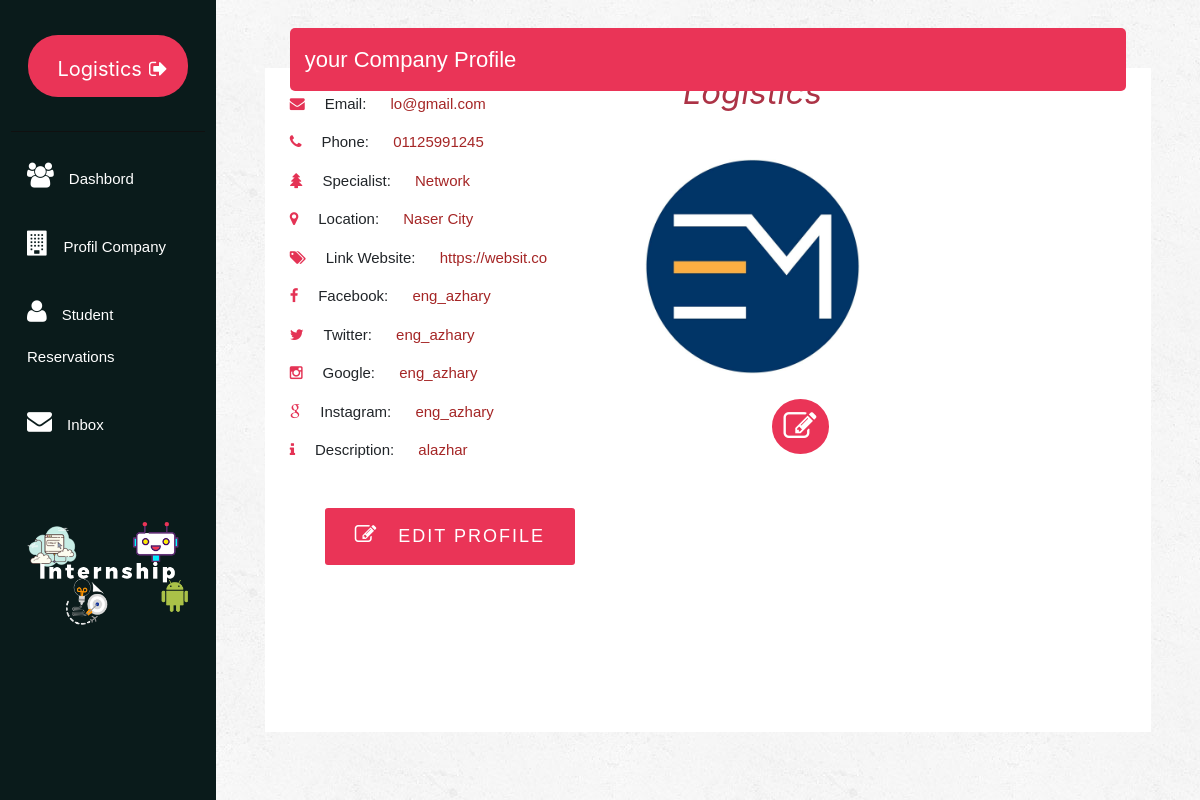
Page /Admin/profile.php (signed in) on the committed database.
### tables this page shows
CREATE TABLE `company` (
  `id` int(11) NOT NULL,
  `name` varchar(50) DEFAULT NULL,
  `password` varchar(50) DEFAULT NULL,
  `repassword` varchar(50) DEFAULT NULL,
  `email` varchar(50) DEFAULT NULL,
  `facebook` varchar(50) DEFAULT NULL,
  `twiter` varchar(50) DEFAULT NULL,
  `instgram` varchar(50) DEFAULT NULL,
  `google` varchar(50) DEFAULT NULL,
  `phone` varchar(50) DEFAULT NULL,
  `map` varchar(250) DEFAULT NULL,
  `website` varchar(50) DEFAULT NULL,
  `com_des` varchar(50) DEFAULT NULL,
  `com_image` varchar(70) DEFAULT NULL,
  `states` tinyint(1) DEFAULT 0,
  `com_location` int(11) DEFAULT NULL,
  `com_speciality` int(11) DEFAULT NULL
);

CREATE TABLE `speciality` (
  `spec_id` int(11) NOT NULL,
  `type` varchar(50) DEFAULT NULL
);

CREATE TABLE `location` (
  `location` varchar(22) DEFAULT NULL,
  `id_location` int(11) NOT NULL
);

### Admin/profile.php (the view, shortened to what this page needs)
<?php
    require_once 'head.php';
    require_once 'connect/connect.php';
?>
    <div class="left" id="id_left">
        <button>
            <a href="logout.php"><?php echo $_SESSION['name']; ?><i class="fa fa-sign-out"></i></a>
        </button>
        <div class="line"><hr></div>
        <div class="list">
            <i class=" fa fa-users"></i><a href="com_profil.php">Dashbord</a>
        </div>
        <div class="list"><i class="fa fa-building "></i><a href="profile.php?profile=">Profil Company</a></div>
        <div class="list"><i class="fa fa-user"></i><a href="profile.php?profile=students">Student Reservations</a></div>
        <div class="list no">
            <i class=" fa fa-envelope"></i><a href="show_profil.php?profile=inbox">Inbox</a>
        </div>
        <div class="list image">
            <a href="#"><img src="../Admin/images/footer-logo.png" alt="#"></a>
        </div>
    </div>
    <div class="pro_right">
        <div class="pr_header"><header>your Company Profile</header></div>
        <div class="page_profil">
            <div class="pro_div1">
                <?php
                    $id =(int)$_SESSION['com'];
                     $stmt =$conn->query("SELECT id, name,email,facebook,twiter,instgram,google,phone,map,website,com_des,com_image,location,type FROM ((company INNER JOIN location ON company.com_location=location.id_location) INNER JOIN speciality ON company.com_speciality=speciality.spec_id) WHERE company.id=$id");
                     while($row = $stmt->fetch()){
                         echo '
                        <p><i class="fa fa-envelope"></i><span>Email:<span class="span"> '.$row['email'].'</span></span></p>
                        <p><i class="fa fa-phone"></i><span>Phone: <span class="span"> '.$row['phone'].'</span></span></p>
                        <p><i class="fa fa-tree"></i><span>Specialist: <span class="span"> '.$row['type'].'</span></span></p>
                        <p><i class="fa fa-map-marker"></i><span>Location: <span class="span"> '.$row['location'].'</span></span></p>
                        <p><i class="fa fa-tags"></i><span>Link Website: <span class="span"> '.$row['website'].'</span></span></p>
                        <p><i class="fa fa-facebook"></i><span>Facebook: <span class="span"> '.$row['facebook'].'</span></span></p>
                        <p><i class="fa fa-twitter"></i><span>Twitter: <span class="span"> '.$row['twiter'].'</span></span></p>
                        <p><i class="fa fa-instagram"></i><span>Google: <span class="span"> '.$row['google'].'</span></span></p>
                        <p><i class="fa fa-google"></i><span>Instagram: <span class="span"> '.$row['instgram'].'</span></span></p>
                        <p><i class="fa fa-info"></i><span>Description: <span class="span"> '.$row['com_des'].'</span></span></p>
                        <a href="../edit.php"><button><i class="fa fa-edit"></i>EDIT PROFILE</button></a>
            </div>
            <div class="pro_div2">
                <p>'.$row['name'].'</p>
                <img src="../'.$row['com_image'].'" alt="#">
                <p><a href="#"><i class="fa fa-edit"></i></a></p>
            </div>
            <div class="pro_div3">
                <iframe src="'.$row['map'].'" frameborder="0"></iframe>
            </div>';
        } ?>
        </div>
    </div>
</body>
</html>

### Admin/css/style.css (style rules this page uses)
body { margin: 0px; }
* { box-sizing: border-box; }
.left a { text-decoration: none; }
.left { float: left; width: 18%; background-color: rgb(10 27 27); text-align: center; color: white; font-size: 28px; }
.left .list a { color: white; font-size: 15px; font-family:Arial, Helvetica, sans-serif; }
.left .list { width: 85%; margin: 0px auto; padding-bottom: 11px; padding-top: 5px; margin-bottom: 10px; text-align: left; padding-left: 5%; transition: .5s ease-in-out; }
.left i { margin-right: 15px; font-size: 25px; }
.left button { margin-top: 35px; padding-bottom: 10px; padding-top: 10px; padding-left: 30px; border: 0px; background-color: #ea3457; border-radius: 30px; margin-bottom: 18px; }
.left button i { margin-left: 7px; font-size: 20px; }
.left button a { color: white; font-size: 20px !important; }
.left .line { width: 100%; text-align: center; }
.left .line hr { background-color: #121212; width: 90%; }
.list img { width: 95%; }
.image { margin-bottom: 3px !important; }
.pro_right { float: right; width: 82%; height: 100vh; background-image: url('../images/bg-pattern-1.jpg'); }
.page_profil { width: 90%; display: flex; flex-direction: row; flex-wrap: nowrap; justify-content: space-around; height: 83%; background-color: white; margin: 0% auto; }
.page_profil img { width: 90%; height: 40%; object-fit: contain; }
#id_left { height: 100vh; }
.no { margin-bottom: 60px !important; }
.pro_div1 { padding-top: 25px; width: 40%; padding-left: 20px; font-size: 15px; font-family: Arial, Helvetica, sans-serif; }
.pro_div1 i { padding-right: 20px; color: #e43355; }
.pro_div1 button { border-radius: 3px; background-color: #ea3457; padding: 15px 30px; border: 0px; color: white; font-weight: 300; letter-spacing: 2px; font-size: 18px; cursor: pointer; outline: none; margin-top: 30px; margin-left: 35px; font-family: Impact, Haettenschweiler, 'Arial Narrow Bold', sans-serif; }
.pro_div1 button i { color: white; font-size: larger; }
.pro_div2 { font-size: 33px; width: 27%; text-align: center; color: #ac3346; font-style: italic; }
.pro_div2 i { margin-left: 40%; background-color: #ea3457; color: white; padding: 4.5% 5%; border-radius: 50%; }
.pro_div3 { width: 30%; }
.pro_div3 iframe { width: 100%; padding-top: 12%; height: 98%; }
.pro_right header { width: 85%; margin: 0px auto; color: white; padding: 15px 5px; background-color: #ea3457; font-family: Arial, Helvetica, sans-serif; position: relative; top: 23px; border-radius: 5px; padding-left: 15px; font-size: 22px; }
.pr_header { width: 100%; padding-top: .5%; }
.span { padding-left: 20px; text-align: start; color: #a52626; }

### rows in the picture
company: email "lo@gmail.com", phone "01125991245", com_speciality.type "Network", com_location.location "Naser City", website "https://websit.co", facebook "eng_azhary", twiter "eng_azhary", google "eng_azhary", instgram "eng_azhary", com_des "alazhar", name "Logistics", com_image (picture)

### other values in the picture
$_SESSION['name'] "Logistics"
